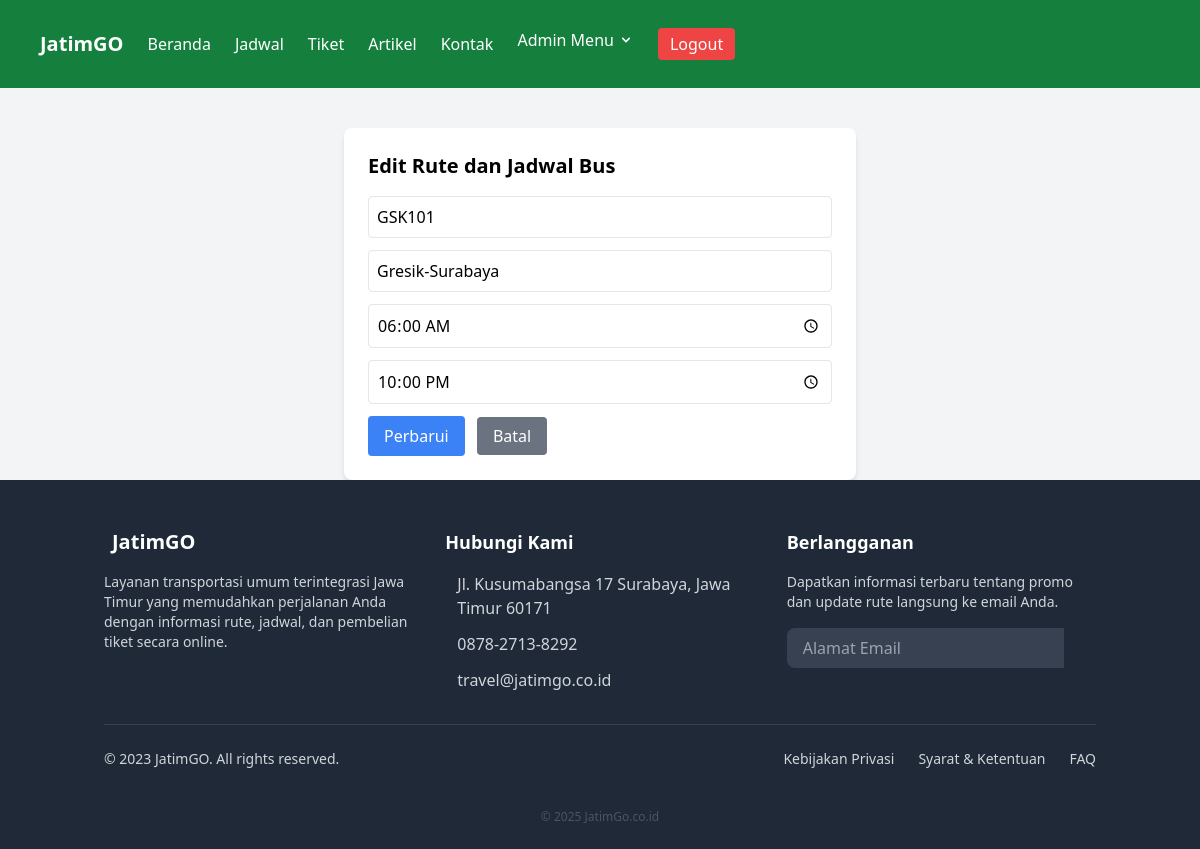
The page /pweb/edit_layanan.php?id=1 (signed in) on the database its author committed.
### tables this page shows
CREATE TABLE `tb_jadwal` (
  `id` int(3) NOT NULL,
  `bus_id` int(11) NOT NULL,
  `bus_start` time NOT NULL,
  `bus_end` time NOT NULL
);

CREATE TABLE `tb_armada` (
  `id` int(3) NOT NULL,
  `kode_bus` varchar(6) NOT NULL,
  `rute` varchar(100) NOT NULL
);

### pweb/edit_layanan.php (the view, shortened to what this page needs)
<?php
include_once("config/koneksi.php");
$id = $_GET['id'];
$result = $conn->query("SELECT * FROM tb_armada JOIN tb_jadwal ON tb_armada.id = tb_jadwal.bus_id WHERE tb_armada.id=$id");
$row = $result->fetch_assoc();
?>
<!DOCTYPE html>
<html lang="id">
<head>
    <script src="https://cdn.tailwindcss.com"></script>
</head>
<body class="bg-gray-100">
<nav class="bg-green-700 p-4">
        <ul class="flex justify-between text-white">
        <body class="bg-gray-100">
    <?php include_once("includes/navbar.php"); ?>
        </ul>
    </nav>
    <div class="max-w-lg mx-auto bg-white shadow-md rounded-lg p-6 mt-10">
        <h2 class="text-xl font-bold mb-4">Edit Rute dan Jadwal Bus</h2>
        <form id="editForm" action="" method="POST">
            <input type="text" name="kode_bus" value="<?= $row['kode_bus']; ?>" class="w-full p-2 border rounded mb-3"  readonly>
            <input type="text" name="rute" value="<?= $row['rute']; ?>" class="w-full p-2 border rounded mb-3" required>
            <input type="time" name="bus_start" value="<?= $row['bus_start']; ?>" class="w-full p-2 border rounded mb-3" required>
            <input type="time" name="bus_end" value="<?= $row['bus_end']; ?>" class="w-full p-2 border rounded mb-3" required>
            <button type="submit" onclick="confirmEdit(event)" class="bg-blue-500 text-white px-4 py-2 rounded">Perbarui</button>
            <a href="admin_dashboard.php" class="bg-gray-500 text-white px-4 py-2 rounded ml-2">Batal</a>
        </form>
    </div>
</body>
</html>

### rows shown on the page
tb_jadwal: kode_bus "GSK101", rute "Gresik-Surabaya", bus_start "06:00:00", bus_end "22:00:00"
